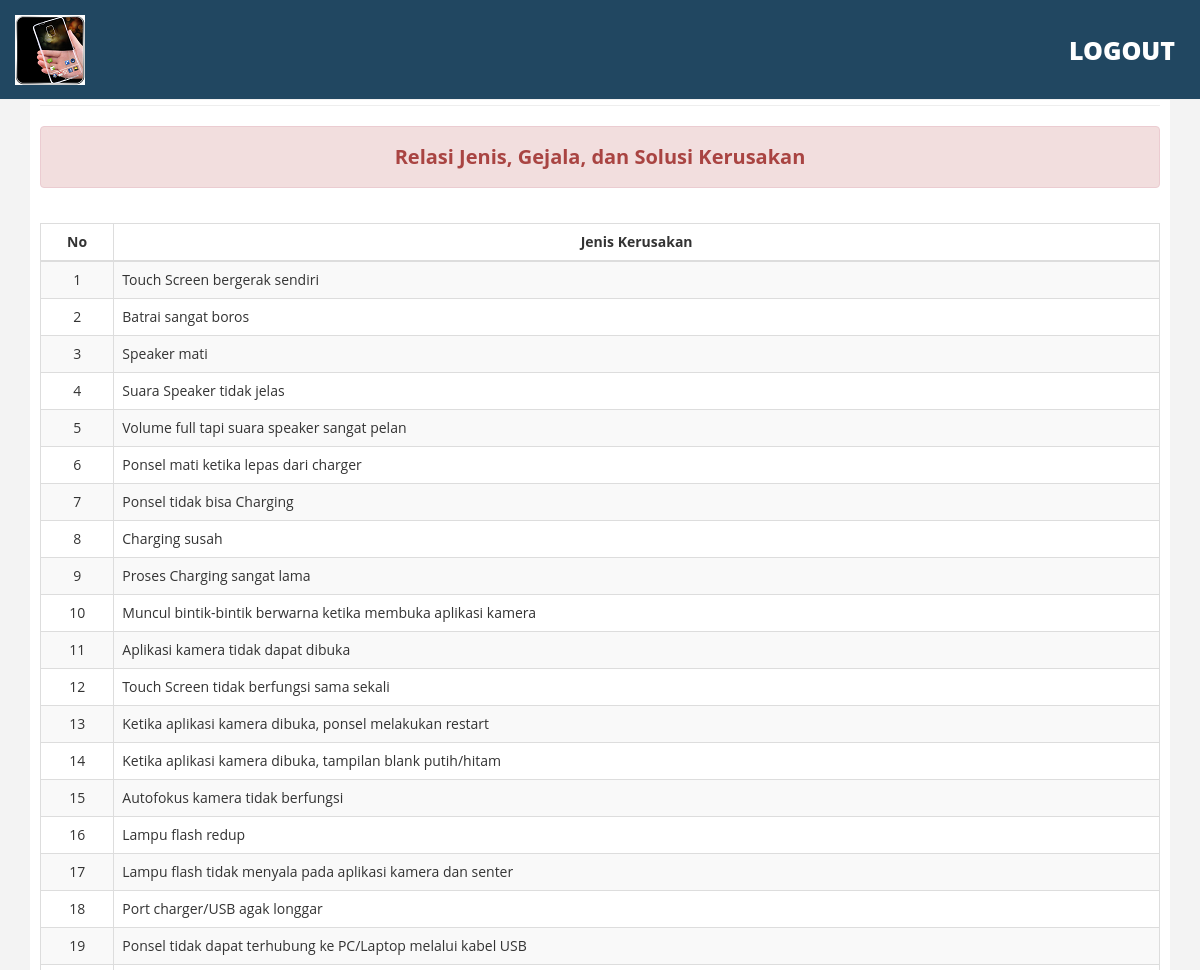
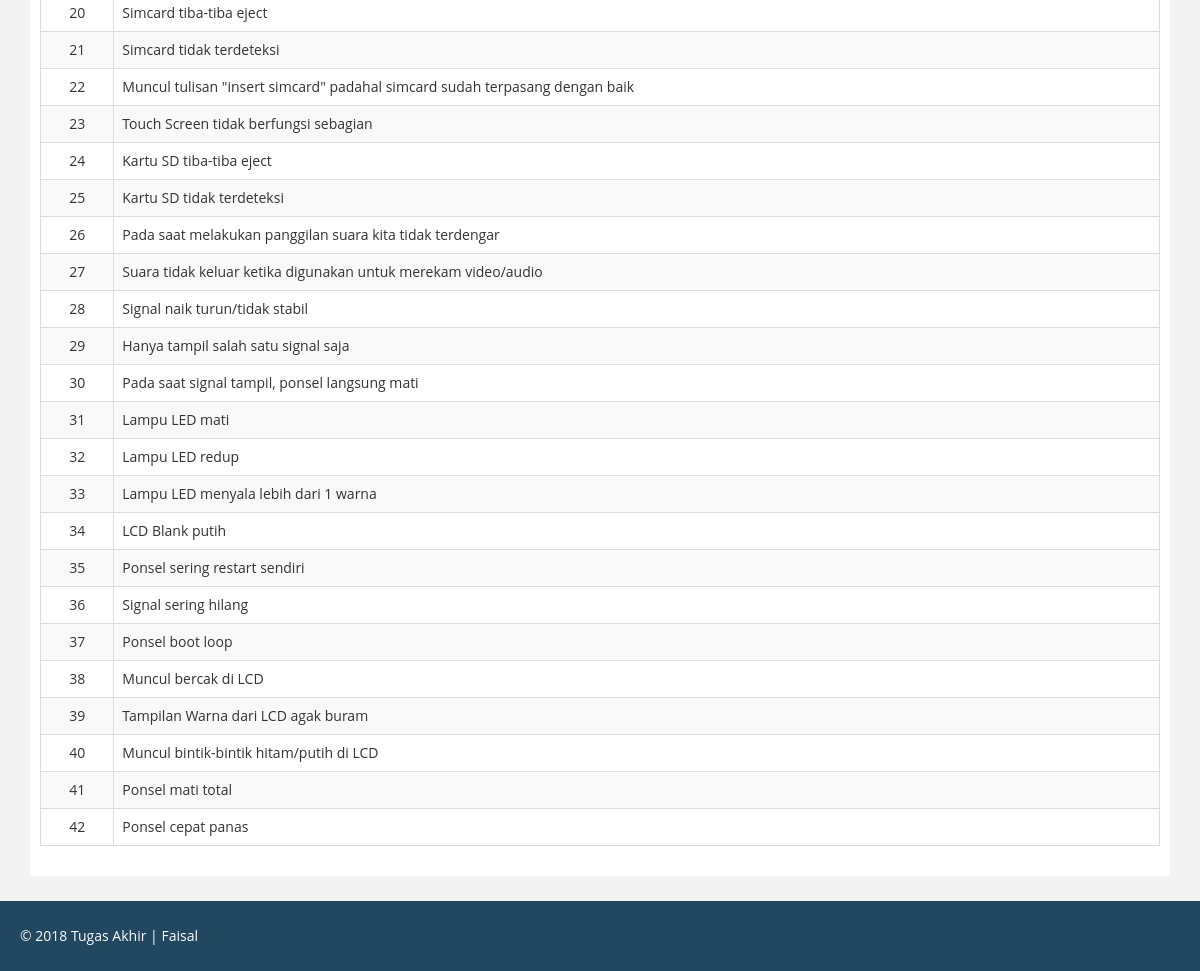
Screenshot of /admin/lihatrelasi with the database file from the repository (2 pictures, top to bottom).
### tables this page shows
CREATE TABLE IF NOT EXISTS `gejala_kerusakan` (
  `id` int(11) NOT NULL AUTO_INCREMENT,
  `nama` varchar(200) NOT NULL,
  `cf` double NOT NULL,
  `kode` varchar(5) NOT NULL,
  PRIMARY KEY (`id`),
  UNIQUE KEY `kode` (`kode`)
);

### application/controllers/Admin_controller.php (called while the page is built, shortened)
<?php
class Admin_controller extends CI_Controller
{
    function __construct()
    {
        $this->load->model('Admin_model');
    }
    function lihat_relasi()
    {
        $data['gejala'] = $this->Admin_model->lihatGejalaKerusakan();
        $data['jenis'] = $this->Admin_model->lihatJenisKerusakan();
        $data['solusi'] = $this->Admin_model->lihatSolusiKerusakan();
        $data['footer'] = $this->load->view("admin/footer.php", '', TRUE);
        $data['header'] = $this->load->view("admin/header.php", '', TRUE);
        $this->load->view('admin/lihat_relasi', $data);
    }
}

### index.php (called while the page is built, shortened)
<?php
require_once BASEPATH.'core/CodeIgniter.php';

### application/models/Admin_model.php (called while the page is built, shortened)
<?php
class Admin_model extends CI_Model
{
    function lihatGejalaKerusakan()
    {
        $this->db->from('gejala_kerusakan');
        $this->db->order_by('kode', 'asc');
        $query = $this->db->get();
        return $query->result_array();
    }
    function lihatJenisKerusakan()
    {
        $this->db->from('jenis_kerusakan');
        $this->db->order_by('kode', 'asc');
        $query = $this->db->get();
        return $query->result_array();
    }
    function lihatSolusiKerusakan()
    {
        $this->db->from('solusi_kerusakan');
        $this->db->order_by('nama', 'asc');
        $query = $this->db->get();
        return $query->result_array();
    }
}

### application/views/admin/lihat_relasi.php (the view, shortened to what this page needs)
<!DOCTYPE html>
<html xmlns="http://www.w3.org/1999/xhtml">
<head>
	<link href="<?php echo base_url("assets/admin"); ?>/css/bootstrap.css" rel="stylesheet" />
	<link href="<?php echo base_url("assets/admin"); ?>/css/font-awesome.css" rel="stylesheet" />
	<link href="<?php echo base_url("assets/admin"); ?>/css/custom.css" rel="stylesheet" />
</head>
<body>
	<div id="wrapper">
		<?php echo $header;?>
		<div id="page-wrapper" >
			<div class="container">
				<div id="page-inner">
					<hr />
					<div class="row">
						<div class="col-lg-12">
							<div class="alert alert-danger text-center" style="font-size: 20px;">
								<strong>Relasi Jenis, Gejala, dan Solusi Kerusakan</strong>
							</div>
						</div>
					</div>
					<div class="row text-center pad-top">
						<div class="col-lg-12 col-md-12 col-sm-12 col-xs-6">
							<table class="table table-striped table-bordered">
								<thead>
									<tr>
										<th class="text-center">No</th>
										<th class="text-center">Jenis Kerusakan</th>
									</tr>
								</thead>
								<tbody>
									<?php foreach ($gejala as $key => $value): ?>
									<tr>
										<td class="text-center"><?php echo ($key+1) ?></td>
										<td class="text-left"><?php echo $value['nama']?></td>
									</tr>
									<?php endforeach ?>
								</tbody>
							</table>
						</div>
					</div>
				</div>
			</div>
		</div>
	</div>
	<?php echo $footer;?>
</body>
</html>

### assets/admin/css/custom.css (style rules this page uses)
body { font-family: 'Open Sans', sans-serif; line-height:30px; }
#wrapper { width: 100%; margin-top:50px; }
#page-wrapper { padding: 15px 0px; min-height: 600px; background:#F3F3F3; }
#page-inner { width:100%; margin:10px 20px 10px 0px; background-color:#fff!important; padding:10px; min-height:1050px; }
.pad-top { padding-top:15px; }
@media (min-width:768px) { #page-wrapper { padding: 15px 0px; min-height: 1050px; } }

### rows the page displays
gejala_kerusakan: nama "Touch Screen bergerak sendiri"
gejala_kerusakan: nama "Batrai sangat boros"
gejala_kerusakan: nama "Speaker mati"
gejala_kerusakan: nama "Suara Speaker tidak jelas"
gejala_kerusakan: nama "Volume full tapi suara speaker sangat pelan"
gejala_kerusakan: nama "Ponsel mati ketika lepas dari charger"
gejala_kerusakan: nama "Ponsel tidak bisa Charging"
gejala_kerusakan: nama "Charging susah"
gejala_kerusakan: nama "Proses Charging sangat lama"
gejala_kerusakan: nama "Muncul bintik-bintik berwarna ketika membuka aplikasi kamera"
gejala_kerusakan: nama "Aplikasi kamera tidak dapat dibuka"
gejala_kerusakan: nama "Touch Screen tidak berfungsi sama sekali"
gejala_kerusakan: nama "Ketika aplikasi kamera dibuka, ponsel melakukan restart"
gejala_kerusakan: nama "Ketika aplikasi kamera dibuka, tampilan blank putih/hitam"
gejala_kerusakan: nama "Autofokus kamera tidak berfungsi"
gejala_kerusakan: nama "Lampu flash redup"
gejala_kerusakan: nama "Lampu flash tidak menyala pada aplikasi kamera dan senter"
gejala_kerusakan: nama "Port charger/USB agak longgar"
gejala_kerusakan: nama "Ponsel tidak dapat terhubung ke PC/Laptop melalui kabel USB"
gejala_kerusakan: nama "Simcard tiba-tiba eject"
gejala_kerusakan: nama "Simcard tidak terdeteksi"
gejala_kerusakan: nama "Muncul tulisan \"insert simcard\" padahal simcard sudah terpasang dengan baik"
gejala_kerusakan: nama "Touch Screen tidak berfungsi sebagian"
gejala_kerusakan: nama "Kartu SD tiba-tiba eject"
gejala_kerusakan: nama "Kartu SD tidak terdeteksi"
gejala_kerusakan: nama "Pada saat melakukan panggilan suara kita tidak terdengar"
gejala_kerusakan: nama "Suara tidak keluar ketika digunakan untuk merekam video/audio"
gejala_kerusakan: nama "Signal naik turun/tidak stabil"
gejala_kerusakan: nama "Hanya tampil salah satu signal saja"
gejala_kerusakan: nama "Pada saat signal tampil, ponsel langsung mati"
gejala_kerusakan: nama "Lampu LED mati"
gejala_kerusakan: nama "Lampu LED redup"
gejala_kerusakan: nama "Lampu LED menyala lebih dari 1 warna"
gejala_kerusakan: nama "LCD Blank putih"
gejala_kerusakan: nama "Ponsel sering restart sendiri"
gejala_kerusakan: nama "Signal sering hilang"
gejala_kerusakan: nama "Ponsel boot loop"
gejala_kerusakan: nama "Muncul bercak di LCD"
gejala_kerusakan: nama "Tampilan Warna dari LCD agak buram"
gejala_kerusakan: nama "Muncul bintik-bintik hitam/putih di LCD"
gejala_kerusakan: nama "Ponsel mati total"
gejala_kerusakan: nama "Ponsel cepat panas"
